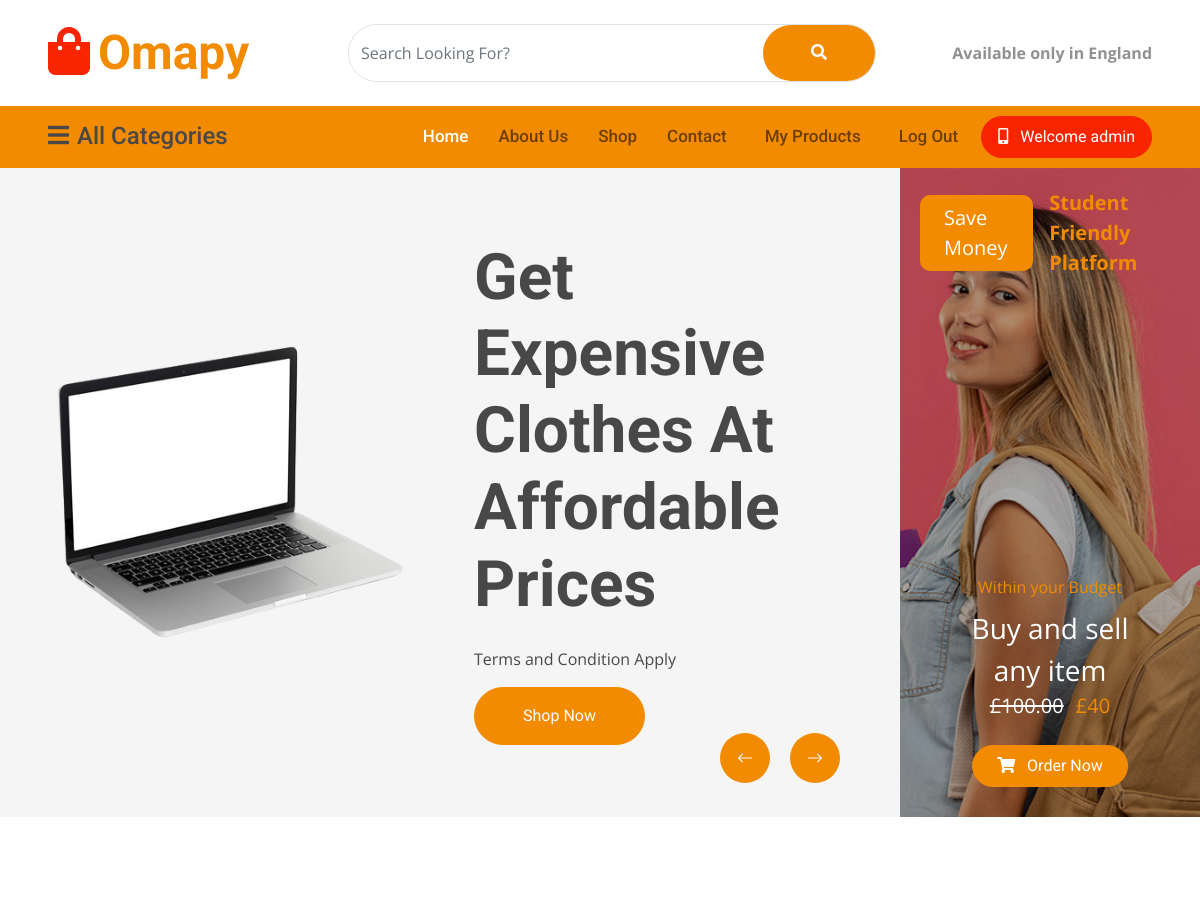
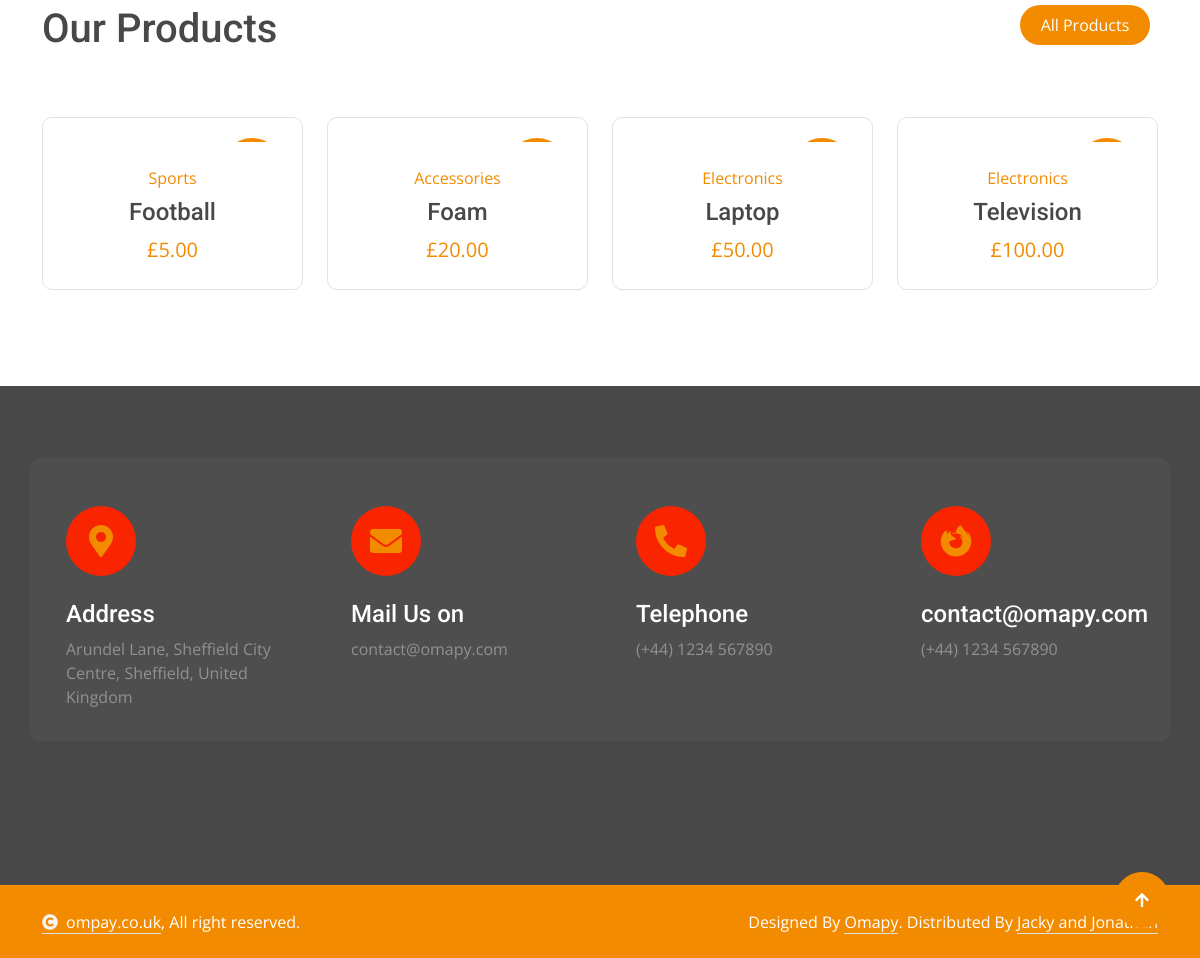
The page / (signed in) on the database its author committed (2 pictures, top to bottom).
### tables this page shows
CREATE TABLE products (
    id INTEGER PRIMARY KEY AUTOINCREMENT,
    created TIMESTAMP DEFAULT CURRENT_TIMESTAMP,
    user INTEGER NOT NULL REFERENCES users(id),
    product_name TEXT NOT NULL,
    product_price INTEGER NOT NULL,
    product_category TEXT,
    product_brand TEXT,
    product_description TEXT,
    product_image TEXT,
    product_gallery1 TEXT,
    product_gallery2 TEXT,
    product_gallery3 TEXT
);

### app.py (the view)
@app.route('/')
def index():
    products = get_all_products(limit=8, order_by='created DESC')  # Fetch the latest 5 products added
    return render_template('index.html', title="Welcome to Omapy", products=products)

### app.py (called while the page is built)
@app.context_processor
def inject_csrf_token():
    return dict(csrf_token=generate_csrf())

@app.context_processor
def inject_site_name():
    return dict(siteName=siteName)

@app.context_processor
def inject_user():
    return {
        "username": session.get("username", "Shopper"),
        "user_id": session.get("user_id")
    }

@app.context_processor
def inject_admin():
    return dict(is_admin=is_admin)

@app.template_filter()
def get_username(user_id):
    user = get_user_by_id(user_id)
    return user['username'] if user else 'Unknown'

@app.template_filter('gbp')
def gbp(value):
    try:
        return "£{:,.2f}".format(float(value))
    except (ValueError, TypeError):
        return "£0.00"

@app.context_processor
def inject_categories():
    return {
        "categories": get_categories_with_count()
    }

### db/db.py (called while the page is built)
def get_db_connection():
    BASE_DIR = os.path.dirname(os.path.abspath(__file__))  # Get the directory of the current file
    DB_PATH = os.path.join(BASE_DIR, 'database.db') # Construct the full path to the database file
    conn = sqlite3.connect(DB_PATH)                 # Connect to the database
    conn.row_factory = sqlite3.Row                  # Enable dictionary-like access to rows
    return conn

def get_user_by_id(user_id):
    conn = get_db_connection()
    user = conn.execute('SELECT * FROM users WHERE id = ?', (user_id,)).fetchone()
    conn.close()
    if user is None:
        abort(404)
    return user

def get_all_products(limit=None, order_by='created DESC'):
    conn = get_db_connection()
    query = f"""
        SELECT products.*,
               products.user AS vendor_username
        FROM products
        ORDER BY {order_by}
    """
    if limit:
        query += " LIMIT ?"
        products = conn.execute(query, (limit,)).fetchall()
    else:
        products = conn.execute(query).fetchall()
    conn.close()
    return products

def get_categories_with_count():
    conn = get_db_connection()
    categories = conn.execute("""
        SELECT product_category, COUNT(*) as total
        FROM products
        GROUP BY product_category
        ORDER BY product_category ASC
    """).fetchall()
    conn.close()
    return categories

### templates/index.html (shortened to what this page needs)
{% extends "base.html" %}
{% block content %}
<div class="container-fluid carousel bg-light px-0">
    <div class="row g-0 justify-content-end">
        <div class="col-12 col-lg-7 col-xl-9">
            <div class="header-carousel owl-carousel bg-light py-5">
                <div class="row g-0 header-carousel-item align-items-center">
                    <div class="col-xl-6 carousel-img wow fadeInLeft" data-wow-delay="0.1s">
                        <img src="{{ url_for('static', filename='img/carousel-1.png') }}" class="img-fluid w-100"
                            alt="Image">
                    </div>
                    <div class="col-xl-6 carousel-content p-4">
                        <h1 class="display-3 text-capitalize mb-4 wow fadeInRight" data-wow-delay="0.3s">Get Expensive Clothes at Affordable Prices</h1>
                        <p class="text-dark wow fadeInRight" data-wow-delay="0.5s">Terms and Condition Apply</p>
                        <a class="btn btn-primary rounded-pill py-3 px-5 wow fadeInRight" data-wow-delay="0.7s"
                            href="/shop">Shop Now</a>
                    </div>
                </div>
            </div>
        </div>
        <div class="col-12 col-lg-5 col-xl-3 wow fadeInRight" data-wow-delay="0.1s">
            <div class="carousel-header-banner h-100">
                <img src="{{ url_for('static', filename='img/header-img.jpg')}}" class="img-fluid w-100 h-100"
                    style="object-fit: cover;" alt="Image">
                <div class="carousel-banner-offer">
                    <p class="bg-primary text-white rounded fs-5 py-2 px-4 mb-0 me-3">Save Money</p>
                    <p class="text-primary fs-5 fw-bold mb-0">Student Friendly Platform</p>
                </div>
                <div class="carousel-banner">
                    <div class="carousel-banner-content text-center p-4">
                        <a href="#" class="d-block mb-2">Within your Budget</a>
                        <a href="#" class="d-block text-white fs-3">Buy and sell any item</a>
                        <del class="me-2 text-white fs-5">£100.00</del>
                        <span class="text-primary fs-5">£40</span>
                    </div>
                    <a href="/shop" class="btn btn-primary rounded-pill py-2 px-4"><i class="fas fa-shopping-cart me-2"></i>
                        Order  Now</a>
                </div>
            </div>
        </div>
    </div>
</div>
<div class="container-fluid product py-5">
    <div class="container py-5">
        <div class="tab-class">
            <div class="row g-4">
                <div class="col-lg-4 text-start wow fadeInLeft" data-wow-delay="0.1s">
                    <h1>Our Products</h1>
                </div>
                <div class="col-lg-8 text-end wow fadeInRight" data-wow-delay="0.1s">
                    <ul class="nav nav-pills d-inline-flex text-center mb-5">
                        <li class="nav-item mb-4">
                            <a class="d-flex mx-2 py-2 bg-light rounded-pill active" href="/shop">
                                <span class="text-dark" style="width: 130px;">All Products</span>
                            </a>
                        </li>
                    </ul>
                </div>
            </div>
            <div class="tab-content">
                <div id="tab-1" class="tab-pane fade show p-0 active">
                    <div class="row g-4">
                        {% for product in products %}
                        <div class="col-md-6 col-lg-4 col-xl-3">
                            <div class="product-item rounded wow fadeInUp" data-wow-delay="0.1s">
                                <div class="product-item-inner border rounded">
                                    <div class="product-item-inner-item">
                                        <div class="product-new">{{product['product_brand']}}</div>
                                    </div>
                                    <div class="text-center rounded-bottom p-4">
                                        <a href="{{ url_for('product', id=product['id']) }}"
                                            class="d-block mb-2">{{product['product_category']}}</a>
                                        <a href="{{ url_for('product', id=product['id']) }}"
                                            class="d-block h4">{{product['product_name']}}</a>
                                        <span class="text-primary fs-5"> {{ product['product_price'] | gbp }}</span>
                                    </div>
                                </div>
                            </div>
                        </div>
                        {% else %}
                        <p class="text-muted">No products available.</p>
                        {% endfor %}
                    </div>
                </div>
            </div>
        </div>
    </div>
</div>
{% endblock %}

### static/css/style.css (style rules this page uses)
.btn { font-weight: 600; transition: .5s; }
.btn.btn-primary { background: var(--bs-primary) !important; color: var(--bs-white) !important; font-family: 'Roboto', sans-serif; font-weight: 400; transition: 0.5s; }
.carousel .carousel-header-banner { position: relative; }
.carousel .carousel-banner-offer { position: absolute; top: 20px; left: 20px; display: flex; align-items: center; z-index: 2; }
.carousel .carousel-banner { position: absolute; width: 100%; height: 100%; top: 0; left: 0; padding: 30px; display: flex; flex-direction: column; align-items: center; justify-content: end; background: rgba(0, 0, 0, 0.3); z-index: 1; }
.product .product-item { width: 100%; height: 100%; position: relative; }
.product .product-item .product-item-inner { height: 100%; }
.product .product-item .product-item-inner .product-item-inner-item { position: relative; border-top-right-radius: 10px; border-top-left-radius: 10px; overflow: hidden; }
.product .product-item .product-item-inner .product-item-inner-item .product-new, .product .product-item .product-item-inner .product-item-inner-item .product-sale { position: absolute; width: 60px; height: 60px; border-radius: 60px; top: 20px; right: 20px; display: flex; align-items: center; justify-content: center; }
.product .product-item .product-item-inner .product-item-inner-item .product-new { background: var(--bs-primary); color: var(--bs-white); }
.product .tab-class .nav .nav-item a.active { background: var(--bs-primary) !important; }
.product .tab-class .nav .nav-item a.active span { color: var(--bs-white) !important; }

### rows shown on the page
products: product_category "Sports", product_price|gbp "£5.00"
products: product_category "Accessories", product_price|gbp "£20.00"
products: product_category "Electronics", product_price|gbp "£50.00"
products: product_category "Electronics", product_price|gbp "£100.00"

### other values the page prints
{{ username }} "admin"
